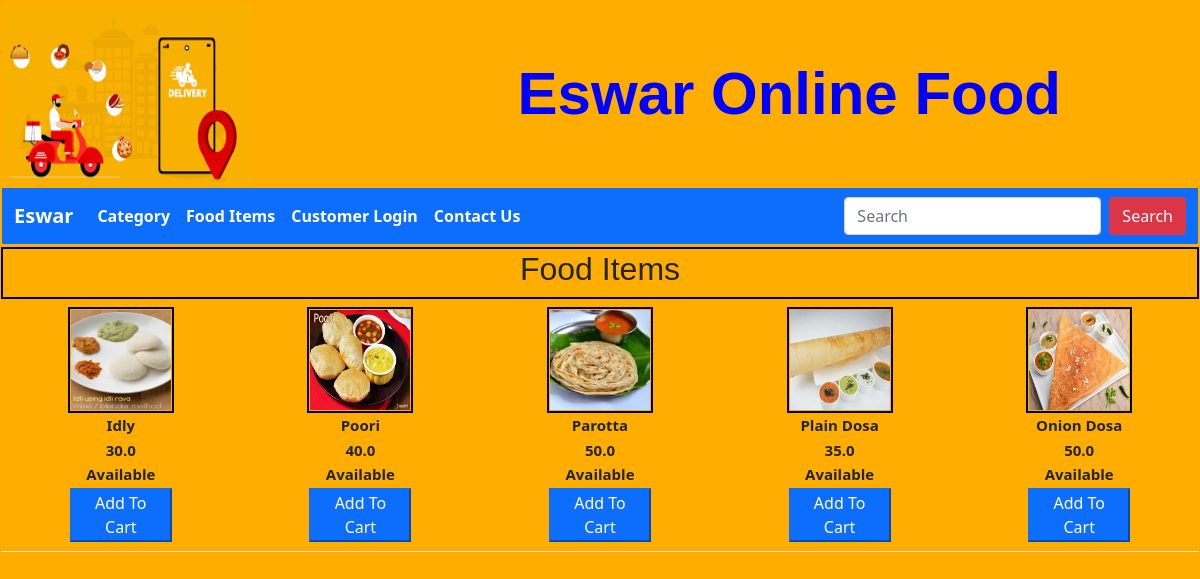
The page /view_category_food_item/1/ on the database its author committed.
### customer/models.py (models this page shows)
class Food(models.Model):
    item_id = models.AutoField(primary_key=True)
    item_name = models.CharField(max_length=30)
    item_price = models.FloatField()
    item_photo = models.ImageField(upload_to="food_images/")
    item_status = models.CharField(max_length=50)
    cat_id = models.ForeignKey(Category,on_delete=models.CASCADE)

### customer/views.py (the view)
# urls.py: path('view_category_food_item/<int:cat_id>/',views.viewcategoryFooditem,name='view_category_food_item'),
def viewcategoryFooditem(request, cat_id):
     fm = Food.objects.filter(cat_id=cat_id)
     return render(request,"customer/catfood.html",{"cat_food":fm},
                   )

### templates/customer/catfood.html (shortened to what this page needs)
{% extends 'common.html' %}
{% block menu %}
    {% include 'menu/main_menu.html' %}
{% endblock %}
{% block body %}
    <table align="center" width="100%">
        <tr>
            <th id="category_style" colspan="3" style="text-align: center">
                <h2>
                    Food Items
                </h2>
            </th>
        </tr>
    <table class="table" border="0">
    <tr>
    {% for food in cat_food %}
        <th>
            <table align="center" width="20%" border="0">
                <tr>
                    <th class="zoom" id="category_style">
                        <img src="{{ food.item_photo.url }}"  width="100" height="100">
                    </th>
                </tr>
                <tr>
                    <th style="font-size: 15px;text-align: center">{{ food.item_name }}</th>
                </tr>
                <tr>
                    <th style="font-size: 15px;text-align: center">{{ food.item_price }}</th>
                </tr>
                <tr>
                    <th style="font-size: 15px;text-align: center">
                        {{ food.item_status }}
                    </th>
                </tr>
                <tr>
                    <th>
                        <button type="submit" class="btn-primary">Add To Cart</button>
                    </th>
                </tr>
            </table>
        </th>
    {% endfor %}
    </tr>
    </table>
    </table>
{% endblock %}

### templates/common.html (shortened to what this page needs)
{% load static %}
<!doctype html>
<html lang="en">
  <head>
    <link href="https://cdn.jsdelivr.net/npm/bootstrap@5.1.3/dist/css/bootstrap.min.css" rel="stylesheet">
  </head>
  <body style="background-color: #ffae00">
     <table align="center" border="0" width="100%">
      <tr>
          <th>
             <table align="center" border="0" width="100%">
                 <tr>
                     <th>
                        <img src="{% static 'images/OFO PNG.png' %}" width="250" height="180">
                     </th>
                     <th style="font-family: Helvetica;font-size: 60px;color: blue;text-align: center">
                         Eswar Online Food
                     </th>
                 </tr>
             </table>
          </th>
      </tr>
       <tr>
          <th>
             <table align="center" border="0" width="100%">
                 <tr>
                     <th>
                          {% block menu %}
                          {% endblock %}
                     </th>
                 </tr>
             </table>
          </th>
      </tr>
      <tr>
          <th>
              {% block body %}
              {% endblock %}
          </th>
      </tr>
  </table>
  </body>
</html>

### templates/menu/main_menu.html (shortened to what this page needs)
<nav class="navbar navbar-expand-lg navbar-dark bg-primary">
  <div class="container-fluid">
    <a class="navbar-brand" href="{% url 'index' %}">Eswar</a>
    <div class="collapse navbar-collapse" id="navbarSupportedContent">
      <ul class="navbar-nav me-auto mb-2 mb-lg-0">
        <li class="nav-item">
          <a class="nav-link active" aria-current="page" href="{% url 'view_category' %}">Category</a>
        </li>
        <li class="nav-item">
          <a class="nav-link active" aria-current="page" href="{% url 'view_food' %}">Food Items</a>
        </li>
        <li class="nav-item">
          <a class="nav-link active" aria-current="page" href="{% url 'customer_login' %}">Customer Login</a>
        </li>
        <li class="nav-item">
          <a class="nav-link active" aria-current="page" href="{% url 'contact_us' %}">Contact Us</a>
        </li>
      </ul>
      <form class="d-flex">
        <input class="form-control me-2" type="search" placeholder="Search" aria-label="Search">
        <button class="btn btn-danger" type="submit">Search</button>
      </form>
    </div>
  </div>
</nav>

### rows shown on the page
Food: item_photo (picture), item_name "Idly", item_price "30.0", item_status "Available"
Food: item_photo (picture), item_name "Poori", item_price "40.0", item_status "Available"
Food: item_photo (picture), item_name "Parotta", item_price "50.0", item_status "Available"
Food: item_photo (picture), item_name "Plain Dosa", item_price "35.0", item_status "Available"
Food: item_photo (picture), item_name "Onion Dosa", item_price "50.0", item_status "Available"
